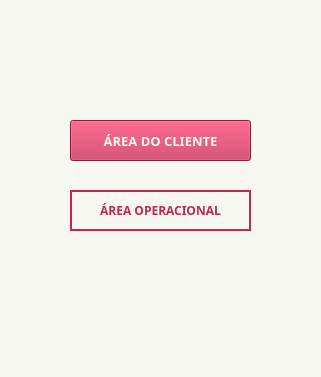
<?xml version="1.0" encoding="UTF-8"?>
<ui version="4.0">
 <class>MainWindow</class>
 <widget class="QMainWindow" name="MainWindow">
  <property name="geometry">
   <rect>
    <x>0</x>
    <y>0</y>
    <width>321</width>
    <height>377</height>
   </rect>
  </property>
  <property name="minimumSize">
   <size>
    <width>321</width>
    <height>376</height>
   </size>
  </property>
  <property name="maximumSize">
   <size>
    <width>321</width>
    <height>377</height>
   </size>
  </property>
  <property name="windowTitle">
   <string>Salão de Beleiza</string>
  </property>
  <property name="windowIcon">
   <iconset>
    <normaloff>imagens/salao icone.png</normaloff>imagens/salao icone.png</iconset>
  </property>
  <property name="autoFillBackground">
   <bool>false</bool>
  </property>
  <property name="styleSheet">
   <string notr="true">background-color : #F7F8F2;
</string>
  </property>
  <widget class="QWidget" name="centralwidget">
   <widget class="QPushButton" name="btnAreaOp">
    <property name="geometry">
     <rect>
      <x>70</x>
      <y>190</y>
      <width>181</width>
      <height>41</height>
     </rect>
    </property>
    <property name="font">
     <font>
      <family>Calisto MT</family>
      <pointsize>9</pointsize>
      <weight>75</weight>
      <bold>true</bold>
     </font>
    </property>
    <property name="styleSheet">
     <string notr="true">background-color: #F7F8F2;
border-width: 1.5px;
border-style: solid;
border-color: #C0284F; 
color : #C0284F;</string>
    </property>
    <property name="text">
     <string>ÁREA OPERACIONAL</string>
    </property>
   </widget>
   <widget class="QPushButton" name="btnAreaCliente">
    <property name="geometry">
     <rect>
      <x>70</x>
      <y>120</y>
      <width>181</width>
      <height>41</height>
     </rect>
    </property>
    <property name="font">
     <font>
      <family>Calisto MT</family>
      <pointsize>10</pointsize>
      <weight>75</weight>
      <bold>true</bold>
     </font>
    </property>
    <property name="styleSheet">
     <string notr="true">background-color: #C0284F;
color: rgb(247, 248, 242)</string>
    </property>
    <property name="text">
     <string>ÁREA DO CLIENTE</string>
    </property>
   </widget>
  </widget>
  <widget class="QStatusBar" name="statusbar"/>
 </widget>
 <resources/>
 <connections/>
</ui>
